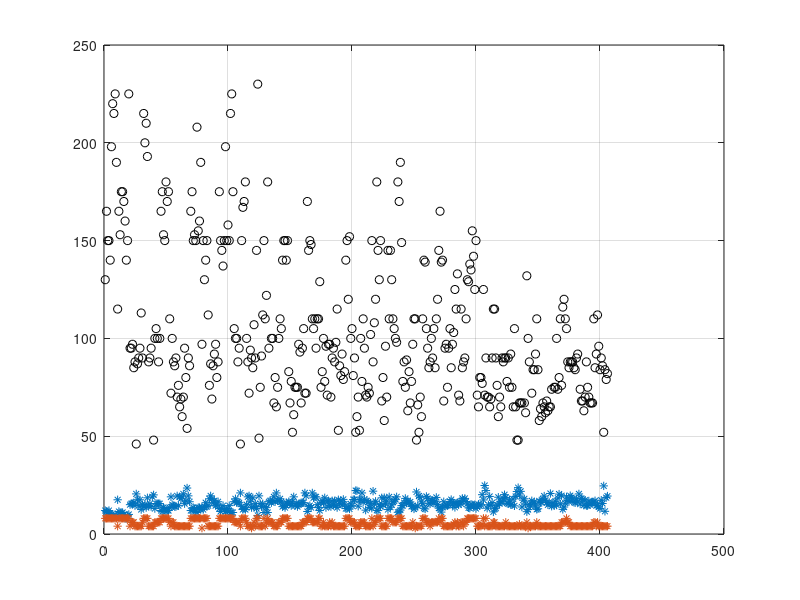

Write MATLAB code to recreate this figure. (Note: this script raises an error after producing the figure.)
clear all;
close all;
clc

load carbig.mat

X = [Acceleration Cylinders];
figure(1)
plot(X, '*');grid;hold;plot(Horsepower, 'ok')

tree = fitrtree(X, Cylinders);

view(tree, 'Mode','graph');

X_test = X;

test_results = predict(tree, X_test);

clc
resuberror = resubLoss(tree)
%cv = crossval(tree)

